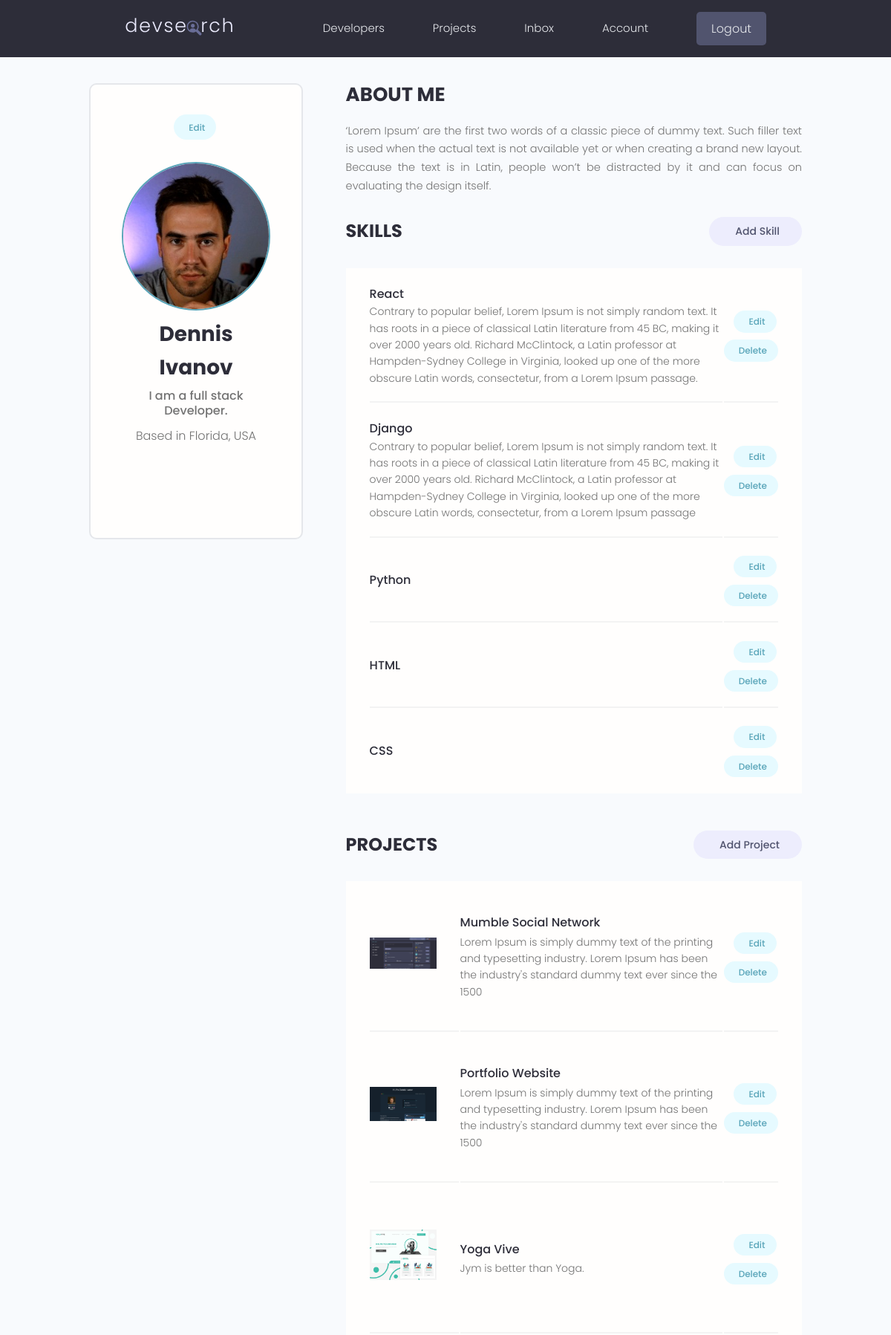
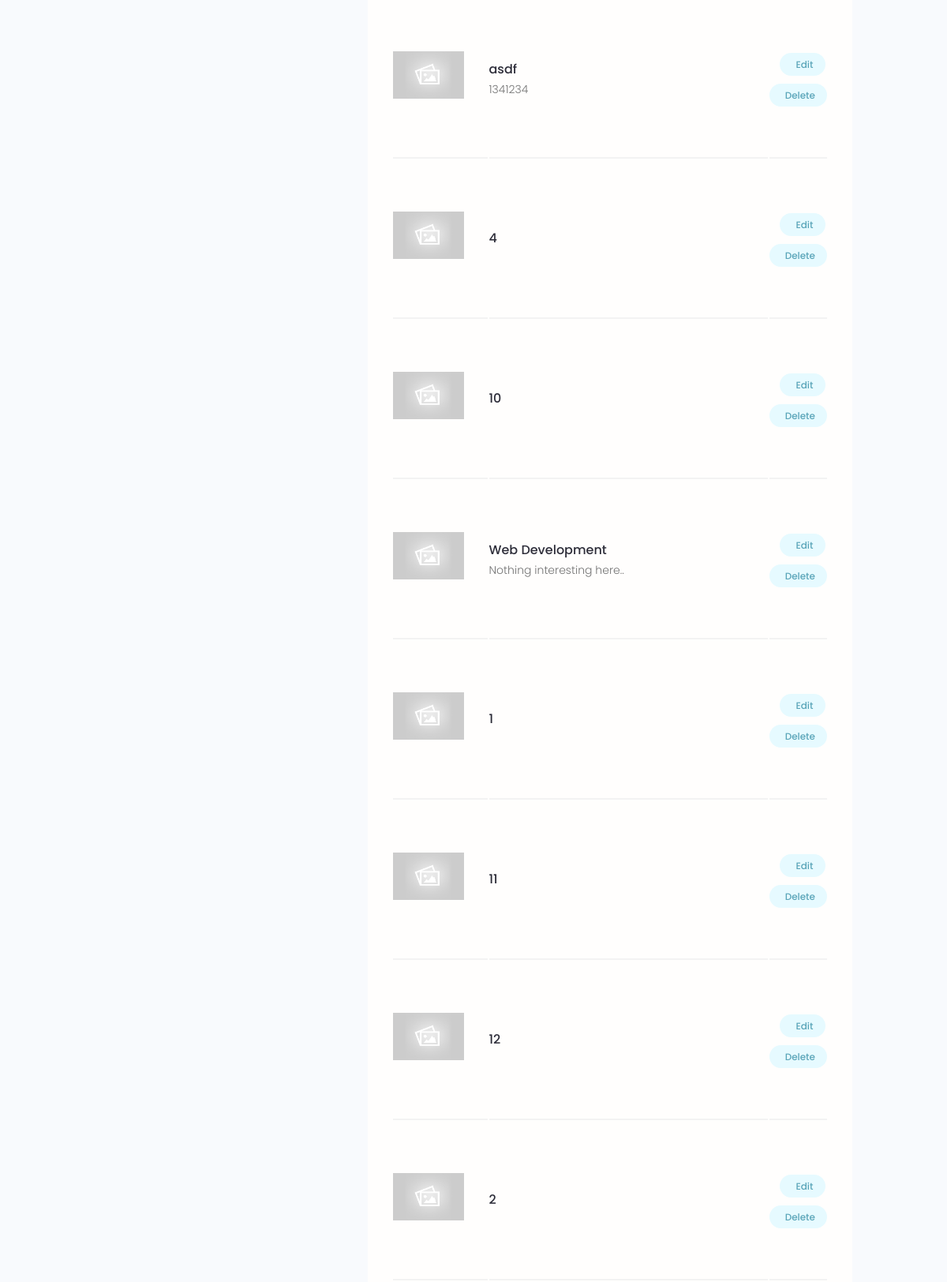
/account/ (signed in, upper part), run on the app's committed database (2 pictures, top to bottom).
### users/models.py (models this page shows, shortened)
class Profile(models.Model):
    user = models.OneToOneField(User, on_delete=models.CASCADE, null=True, blank=True)
    name = models.CharField(max_length=200, blank=True, null=True)
    email = models.EmailField(max_length=500, blank=True, null=True)
    username = models.CharField(max_length=200, blank=True, null=True)
    location = models.CharField(max_length=200, blank=True, null=True)
    short_intro = models.CharField(max_length=200, blank=True, null=True)
    bio = models.TextField(blank=True, null=True)
    profile_image = models.ImageField(null=True, blank=True, upload_to='profiles/', default="profiles/user-default.png")
    social_github = models.CharField(max_length=200, blank=True, null=True)
    social_twitter = models.CharField(max_length=200, blank=True, null=True)
    social_linkedin = models.CharField(max_length=200, blank=True, null=True)
    social_youtube = models.CharField(max_length=200, blank=True, null=True)
    social_website = models.CharField(max_length=200, blank=True, null=True)
    created = models.DateTimeField(auto_now_add=True)
    id = models.UUIDField(default=uuid.uuid4, unique=True, primary_key=True, editable=False)

class Skill(models.Model):
    owner = models.ForeignKey(Profile, on_delete=models.CASCADE, null=True, blank=True)
    name = models.CharField(max_length=200, blank=True, null=True)
    description = models.TextField(null=True, blank=True)
    created = models.DateTimeField(auto_now_add=True)
    id = models.UUIDField(default=uuid.uuid4, unique=True, primary_key=True, editable=False)

### projects/models.py (models this page shows, shortened)
class Project(models.Model):
    owner = models.ForeignKey(Profile, null=True, blank=True, on_delete=models.SET_NULL)
    title = models.CharField(max_length=200)
    description = models.TextField(null=True, blank=True)
    featured_image = models.ImageField(null=True, blank=True, default="default.jpg")
    demo_link = models.CharField(max_length=2000, null=True, blank=True)
    source_link = models.CharField(max_length=2000, null=True, blank=True)
    tags = models.ManyToManyField('Tag', blank=True)
    vote_total = models.IntegerField(default=0, null=True, blank=True)
    vote_ratio = models.IntegerField(default=0, null=True, blank=True)
    created = models.DateTimeField(auto_now_add=True)
    id = models.UUIDField(default=uuid.uuid4, unique=True, primary_key=True, editable=False)
    class Meta:
        ordering = ['-vote_ratio', '-vote_total', 'title']

### users/views.py (the view)
# urls.py: path('account/', views.userAccount, name="account"),
@login_required(login_url='login')
def userAccount(request):
    profile = request.user.profile
    skills = profile.skill_set.all()
    projects = profile.project_set.all()
    context = {'profile' : profile, 'skills' : skills, 'projects' : projects}
    return render(request, 'users/account.html', context)

### users/templates/users/account.html (shortened to what this page needs)
{% extends 'main.html' %}
{% block content%}
<main class="settingsPage profile my-md">
  <div class="container">
    <div class="layout">
      <div class="column column--1of3">
        <div class="card text-center">
          <div class="card__body dev">
            <a class="tag tag--pill tag--main settings__btn" href="{% url 'edit-account' %}"> Edit</a>
            <img class="avatar avatar--xl dev__avatar" src="{{ profile.profile_image.url }}" />
            <h2 class="dev__name">{{ profile.name }}</h2>
            <p class="dev__title">{{ profile.short_intro }}</p>
            <p class="dev__location">Based in {{ profile.location }}</p>
            <ul class="dev__social">
            </ul>
          </div>
        </div>
      </div>
      <div class="column column--2of3">
        <div class="devInfo">
          <h3 class="devInfo__title">About Me</h3>
          <p class="devInfo__about">
            {{profile.bio}}
          </p>
        </div>
        <div class="settings">
          <h3 class="settings__title">Skills</h3>
          <a class="tag tag--pill tag--sub settings__btn tag--lg" href="{% url 'create-skill' %}"> Add Skill</a>
        </div>
        <table class="settings__table">
          {% for skill in skills %}
          <tr>
            <td class="settings__tableInfo">
              <h4>{{skill.name}}</h4>
              <p>
                {{skill.description}}
              </p>
            </td>
            <td class="settings__tableActions">
              <a class="tag tag--pill tag--main settings__btn" href="{% url 'update-skill' skill.id %}"> Edit</a>
              <a class="tag tag--pill tag--main settings__btn" href="{% url 'delete-skill' skill.id %}?next=/account">
                Delete</a>
            </td>
          </tr>
          {% endfor %}
        </table>
        <div class="settings">
          <h3 class="settings__title">Projects</h3>
          <a class="tag tag--pill tag--sub settings__btn tag--lg" href="{% url 'create-project' %}"> Add Project</a>
        </div>
        <table class="settings__table">
          {% for project in projects %}
          <tr>
            <td class="settings__thumbnail">
              <a href="{% url 'project' project.id %}"><img src="{{ project.featured_image.url }}" alt="Project Thumbnail" /></a>
            </td>
            <td class="settings__tableInfo">
              <a href="{% url 'project' project.id %}">{{project.title}}</a>
              <p>
                {{project.description|slice:"150"}}
              </p>
            </td>
            <td class="settings__tableActions">
              <a class="tag tag--pill tag--main settings__btn" href="{% url 'update-project' project.id %}"> Edit</a>
              <a class="tag tag--pill tag--main settings__btn" href="{% url 'delete-project' project.id %}">
                Delete</a>
            </td>
          </tr>
          {% endfor %}
        </table>
      </div>
    </div>
  </div>
</main>
{% endblock %}

### static/styles/app.css (style rules this page uses)
:root { --color-sub: #2d2d39; }
.card { border: 2px solid var(--color-light); }
img { width: 100%; }
.profile .card > .dev { padding: 4rem; }
.dev__avatar { display: block; margin: auto; }
.dev__name { color: var(--color-sub); font-size: 2.8rem; font-weight: 700; margin-top: 1rem; margin-bottom: 0.5rem; }
.dev__title { font-size: 1.6rem; font-weight: 500; line-height: 1.3; }
.dev__location { margin-top: 1rem; }
.dev__social { margin: 3rem 0; list-style: none; display: flex; justify-content: center; gap: 1.5rem; }
.devInfo { margin-bottom: 3rem; }
.devInfo__title, .devInfo__subtitle { font-size: 2.6rem; color: var(--color-sub); text-transform: uppercase; font-weight: 700; margin-bottom: 1.5rem; }
.devInfo__about, .devSkill__info { font-size: 1.45rem; line-height: 1.7; text-align: justify; }
.settingsPage .dev > .settings__btn { display: inline-block; margin-bottom: 3rem; }
.settings { display: flex; justify-content: space-between; align-items: center; }
.settings__title { font-size: 2.4rem; text-transform: uppercase; font-weight: 700; color: var(--color-sub); }
.settings__table { margin-top: 3rem; margin-bottom: 5rem; padding: 0 3rem; background: var(--color-white); }
.settings__table tr { width: 100%; }
.settings__table tr > td { padding: 2rem 0; }
.settings__table tr:not(:last-child) td { border-bottom: 2px solid var(--color-white-light); }
.settings__thumbnail { width: 23%; min-width: 10rem; }
.settings__thumbnail img { padding-right: 3rem; height: 15rem; object-fit: contain; }
.settings__tableInfo { width: 100%; }
.settings__tableInfo h4, .settings__tableInfo a { padding-right: 1rem; width: auto; font-size: 1.6rem; font-weight: 500; color: var(--color-sub); }
.settings__tableInfo p { font-size: 1.4rem; }
.settings__tableActions { text-align: right; }

### static/uikit/styles/modules/_variables.css (style rules this page uses)
:root { --color-main: #5aa5b9; --color-main-light: #e6faff; --color-sub: #3f4156; --color-sub-light: #51546e; --color-sub-lighter: #ededfd; --color-text: #737373; --color-gray: #8b8b8b; --color-light: #e5e7eb; --color-light-gray: #767676; --color-bg: #f8fafd; --color-white: #fffefd; --color-white-light: #f3f3f3; --color-success: #359e64; --color-success-bg: #def8e8; --color-error: #fc4b0b; --color-error-bg: #fff2ee; --font-base: 'Poppins', arial, helvetica, 'Segoe UI', roboto, ubuntu, sans-serif; --font-monospace: 'Fira Code', 'Courier New', courier, monospace; --font-regular: 300; --font-medium: 500; --font-bold: 700; --generic-shadow: 1px 1px 5px #00000010; --generic-transition: all 0.3s ease-in-out; }

### static/uikit/styles/modules/_base.css (style rules this page uses)
* { margin: 0; padding: 0; box-sizing: border-box; text-rendering: optimizeLegibility; color: inherit; font-size: inherit; }
html { font-size: 50%; }
@media only screen and (min-width: 480px) { html { font-size: 56.25%; } }
@media only screen and (min-width: 1200px) { html { font-size: 62.5%; } }
body { line-height: 1.6; font-weight: 400; font-size: 1.5rem; color: var(--color-text); background-color: var(--color-bg); min-height: 100vh; }

### static/uikit/styles/modules/_typography.css (style rules this page uses)
* { font-family: var(--font-base); }
h2 { font-size: 3.6rem; font-weight: var(--font-bold); }
h3 { font-size: 3.2rem; font-weight: var(--font-medium); }
h4 { font-size: 2.8rem; font-weight: var(--font-medium); }
p, span, strong { font-size: 1.6rem; color: var(--color-text); font-weight: var(--font-regular); }
a { padding-bottom: 2px; text-decoration: none; display: inline-block; color: var(--color-main); font-weight: var(--font-medium); }

### static/uikit/styles/modules/_utilities.css (style rules this page uses)
.container { width: 92%; max-width: 165rem; margin: 0 auto; box-sizing: border-box; }
@media screen and (min-width: 1000px) { .container { width: 90%; } }
@media screen and (min-width: 1200px) { .container { width: 80%; } }
.text-center { text-align: center; }
.my-md { margin: 3rem auto; }

### static/uikit/styles/modules/_avatar.css (style rules this page uses)
.avatar { border-radius: 50%; border: 2px solid var(--color-main); object-fit: cover; }
.avatar--xl { height: 20rem; width: 20rem; }

### static/uikit/styles/modules/_card.css (style rules this page uses)
.card { border-radius: 1rem; background-color: var(--color-white); border: 1.5px solid var(--color-light); width: auto; height: auto; margin-top: 0.5rem; margin-bottom: 0.5rem; overflow: hidden; }
.card__body, .card__header { padding: 2rem 2.5rem; }

### static/uikit/styles/modules/_layout.css (style rules this page uses)
.layout { display: flex; flex-flow: row wrap; justify-content: space-between; }
.layout > .column { margin-bottom: 3rem; }
.layout > .column.column--1of3 { flex-basis: 30%; }
.layout > .column.column--2of3 { flex-basis: 64%; }

### data on the page
Profile: profile_image (picture), name "Dennis Ivanov", short_intro "I am a full stack Developer.", location "Florida, USA", bio "‘Lorem Ipsum’ are the first two words of a classic piece of dummy text. Such filler text is used when the actual text is not available yet or when creating a brand new layout. Because the text is in Latin, people won’t be distracted by it and can focus on evaluating the design itself."
Skill: name "React", description "Contrary to popular belief, Lorem Ipsum is not simply random text. It has roots in a piece of classical Latin literature from 45 BC, making it over 2000 years old. Richard McClintock, a Latin professor at Hampden-Sydney College in Virginia, looked up one of the more obscure Latin words, consectetur, from a Lorem Ipsum passage."
Skill: name "Django", description "Contrary to popular belief, Lorem Ipsum is not simply random text. It has roots in a piece of classical Latin literature from 45 BC, making it over 2000 years old. Richard McClintock, a Latin professor at Hampden-Sydney College in Virginia, looked up one of the more obscure Latin words, consectetur, from a Lorem Ipsum passage"
Skill: name "Python"
Skill: name "HTML"
Skill: name "CSS"
Project: featured_image (picture), title "Mumble Social Network", description "Lorem Ipsum is simply dummy text of the printing and typesetting industry. Lorem Ipsum has been the industry's standard dummy text ever since the 1500"
Project: featured_image (picture), title "Portfolio Website", description "Lorem Ipsum is simply dummy text of the printing and typesetting industry. Lorem Ipsum has been the industry's standard dummy text ever since the 1500"
Project: featured_image (picture), title "Yoga Vive", description "Jym is better than Yoga."
Project: featured_image (placeholder picture), title "asdf", description "1341234"
Project: featured_image (placeholder picture), title "4"
Project: featured_image (placeholder picture), title "10"
Project: featured_image (placeholder picture), title "Web Development", description "Nothing interesting here.."
Project: featured_image (placeholder picture), title "1"
Project: featured_image (placeholder picture), title "11"
Project: featured_image (placeholder picture), title "12"
Project: featured_image (placeholder picture), title "2"
